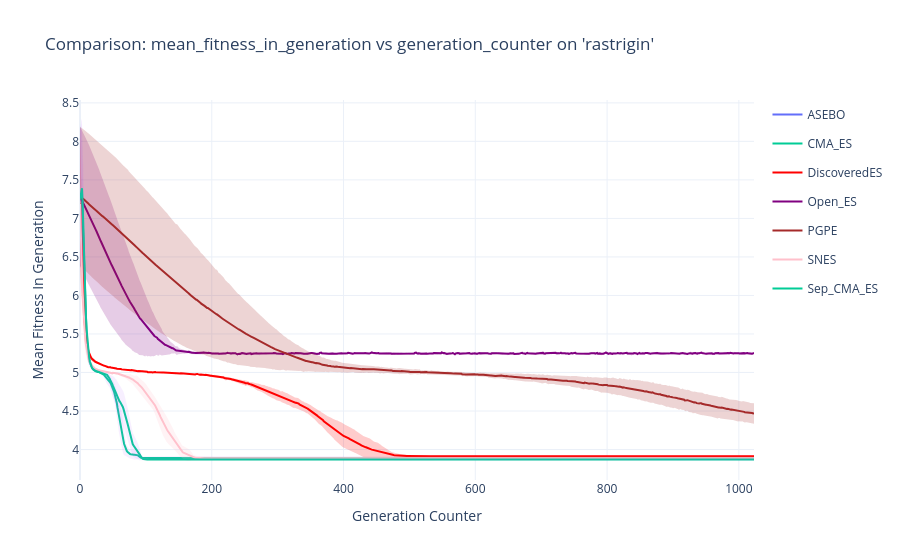

Notebook code cell kept with this figure:
### Code cell
custom_colors = {
    "CME_ES": "blue",
    "DiscoveredES": "red",
    "EvoTF_ES": "green",
    "LearnedES": "orange",
    "Open_ES": "purple",
    "PGPE": "brown",
    "SNES": "pink",
    "SEP_CME_ES": "cyan",
    "SimpleES": "olive"
}

plot_comarsion_problem_plotly(
    "../results/BBOBProblem/rastrigin",
    x_key="generation_counter",
    y_key="mean_fitness_in_generation",
    show_runs=False,
    colors=custom_colors
)

### Figure 1 — Plotly figure (JSON) as saved in the notebook; plotly's stock layout.template omitted (floating-point values rounded to 4 significant figures; data arrays with more than 128 entries replaced by an {"elided": "..."} marker saying what was removed)
{"data": [{"hovertemplate": "Generation Counter: %{x}<br>Mean Fitness In Generation: %{y:.4f}<extra></extra>", "legendgroup": "ASEBO", "line": {"width": 2}, "mode": "lines", "name": "ASEBO", "type": "scatter", "visible": true, "x": {"elided": "1024 float values"}, "y": {"elided": "1024 float values"}}, {"fill": "toself", "hoverinfo": "skip", "legendgroup": "ASEBO", "line": {"width": 0}, "opacity": 0.2, "showlegend": false, "type": "scatter", "visible": true, "x": {"elided": "2048 float values"}, "y": {"elided": "2048 float values"}}, {"hovertemplate": "Generation Counter: %{x}<br>Mean Fitness In Generation: %{y:.4f}<extra></extra>", "legendgroup": "CMA_ES", "line": {"width": 2}, "mode": "lines", "name": "CMA_ES", "type": "scatter", "visible": true, "x": {"elided": "1024 float values"}, "y": {"elided": "1024 float values"}}, {"fill": "toself", "hoverinfo": "skip", "legendgroup": "CMA_ES", "line": {"width": 0}, "opacity": 0.2, "showlegend": false, "type": "scatter", "visible": true, "x": {"elided": "2048 float values"}, "y": {"elided": "2048 float values"}}, {"hovertemplate": "Generation Counter: %{x}<br>Mean Fitness In Generation: %{y:.4f}<extra></extra>", "legendgroup": "DiscoveredES", "line": {"color": "red", "width": 2}, "mode": "lines", "name": "DiscoveredES", "type": "scatter", "visible": true, "x": {"elided": "1024 float values"}, "y": {"elided": "1024 float values"}}, {"fill": "toself", "fillcolor": "red", "hoverinfo": "skip", "legendgroup": "DiscoveredES", "line": {"width": 0}, "opacity": 0.2, "showlegend": false, "type": "scatter", "visible": true, "x": {"elided": "2048 float values"}, "y": {"elided": "2048 float values"}}, {"hovertemplate": "Generation Counter: %{x}<br>Mean Fitness In Generation: %{y:.4f}<extra></extra>", "legendgroup": "Open_ES", "line": {"color": "purple", "width": 2}, "mode": "lines", "name": "Open_ES", "type": "scatter", "visible": true, "x": {"elided": "1024 float values"}, "y": {"elided": "1024 float values"}}, {"fill": "toself", "fillcolor": "purple", "hoverinfo": "skip", "legendgroup": "Open_ES", "line": {"width": 0}, "opacity": 0.2, "showlegend": false, "type": "scatter", "visible": true, "x": {"elided": "2048 float values"}, "y": {"elided": "2048 float values"}}, {"hovertemplate": "Generation Counter: %{x}<br>Mean Fitness In Generation: %{y:.4f}<extra></extra>", "legendgroup": "PGPE", "line": {"color": "brown", "width": 2}, "mode": "lines", "name": "PGPE", "type": "scatter", "visible": true, "x": {"elided": "1024 float values"}, "y": {"elided": "1024 float values"}}, {"fill": "toself", "fillcolor": "brown", "hoverinfo": "skip", "legendgroup": "PGPE", "line": {"width": 0}, "opacity": 0.2, "showlegend": false, "type": "scatter", "visible": true, "x": {"elided": "2048 float values"}, "y": {"elided": "2048 float values"}}, {"hovertemplate": "Generation Counter: %{x}<br>Mean Fitness In Generation: %{y:.4f}<extra></extra>", "legendgroup": "SNES", "line": {"color": "pink", "width": 2}, "mode": "lines", "name": "SNES", "type": "scatter", "visible": true, "x": {"elided": "1024 float values"}, "y": {"elided": "1024 float values"}}, {"fill": "toself", "fillcolor": "pink", "hoverinfo": "skip", "legendgroup": "SNES", "line": {"width": 0}, "opacity": 0.2, "showlegend": false, "type": "scatter", "visible": true, "x": {"elided": "2048 float values"}, "y": {"elided": "2048 float values"}}, {"hovertemplate": "Generation Counter: %{x}<br>Mean Fitness In Generation: %{y:.4f}<extra></extra>", "legendgroup": "Sep_CMA_ES", "line": {"width": 2}, "mode": "lines", "name": "Sep_CMA_ES", "type": "scatter", "visible": true, "x": {"elided": "1024 float values"}, "y": {"elided": "1024 float values"}}, {"fill": "toself", "hoverinfo": "skip", "legendgroup": "Sep_CMA_ES", "line": {"width": 0}, "opacity": 0.2, "showlegend": false, "type": "scatter", "visible": true, "x": {"elided": "2048 float values"}, "y": {"elided": "2048 float values"}}], "layout": {"autosize": true, "hovermode": "x unified", "title": {"text": "Comparison: mean_fitness_in_generation vs generation_counter on 'rastrigin'"}, "xaxis": {"autorange": true, "range": [0, 1023], "title": {"text": "Generation Counter"}, "type": "linear"}, "yaxis": {"autorange": true, "range": [3.604, 8.537], "title": {"text": "Mean Fitness In Generation"}, "type": "linear"}}}
